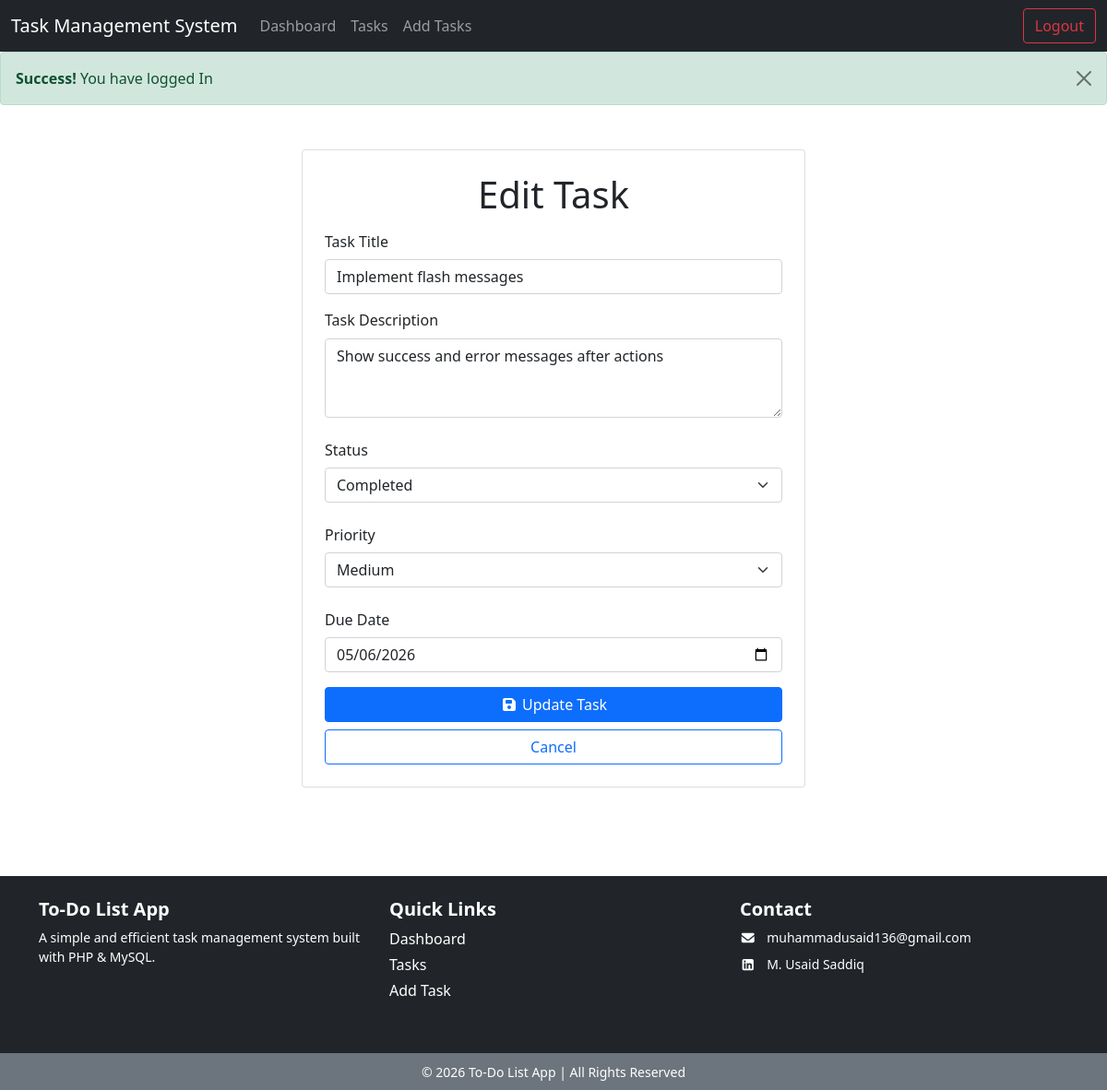
The app's page /pages/update_task.php?id=18 (signed in) with its own data.
### tables this page shows
CREATE TABLE `tasks` (
  `id` int(11) NOT NULL,
  `user_id` int(11) NOT NULL,
  `title` varchar(255) NOT NULL,
  `description` text DEFAULT 'No description',
  `status` enum('pending','in_progress','completed') DEFAULT 'pending',
  `priority` enum('low','medium','high') DEFAULT 'medium',
  `due_date` date DEFAULT NULL,
  `created_at` timestamp NOT NULL DEFAULT current_timestamp(),
  `updated_at` timestamp NOT NULL DEFAULT current_timestamp() ON UPDATE current_timestamp()
);

### pages/update_task.php (the view, shortened to what this page needs)
<?php
include "../includes/auth_init.php";
$user_id = $_SESSION['user_id'];
$id = $_GET['id'];
$stmt = mysqli_prepare($conn, "SELECT * FROM tasks WHERE id = ? AND user_id = ?");
mysqli_stmt_bind_param($stmt, "ii", $id, $user_id);
mysqli_stmt_execute($stmt);
$result = mysqli_stmt_get_result($stmt);
$task = mysqli_fetch_assoc($result);
include "../layout/header.php";
?>
<div class="container mt-5">
    <div class="row justify-content-center">
        <div class="col col-md-6">
            <div class="card p-4 mb-5">
                <h1 class="text-center">Edit Task</h1>
                <form method="post" action="update_task_process.php">
                    <div class="mb-3">
                        <label for="title" class="col-sm-2 col-form-label">Task Title</label>
                        <input type="text" class="form-control" value="<?= $task['title']; ?>" name="title" placeholder="Enter your task title" id="username">
                    </div>
                    <div class="mb-3">
                        <label for="exampleFormControlTextarea1" class="form-label">Task Description</label>
                        <textarea class="form-control" name="description" id="exampleFormControlTextarea1" placeholder="Enter task description (optional)" rows="3"><?= $task['description']; ?></textarea>
                    </div>
                    <div class="mb-3">
                        <label for="status" class="col-sm-2 col-form-label">Status</label>
                        <select name="status" class="form-select">
                            <option value="completed" <?= $task['status'] == 'completed' ? 'selected' : ''; ?>>Completed</option>
                        </select>
                    </div>
                    <div class="mb-3">
                        <label for="priority" class="col-sm-2 col-form-label">Priority</label>
                        <select name="priority" class="form-select">
                            <option value="medium" <?= $task['priority'] == "medium" ? 'selected' : ''; ?>>Medium</option>
                        </select>
                    </div>
                    <div class="mb-3">
                        <label for="due_date" class="col-sm-2 col-form-label">Due Date</label>
                        <input type="date" value="<?= $task['due_date']; ?>" class="form-control" name="due_date">
                    </div>
                    <button type="submit" class="btn btn-primary w-100"><i class="fa fa-save"></i> Update Task</button>
                    <a href="tasks.php" class="btn btn-outline-primary w-100 mt-2">Cancel</a>
                </form>
            </div>
        </div>
    </div>
</div>
<?php include "../layout/footer.php";
?>

### records on screen
tasks: title "Implement flash messages", description "Show success and error messages after actions", status "Completed", priority "Medium", due_date "05/06/2026"

### other values on screen
$message "You have logged In"
